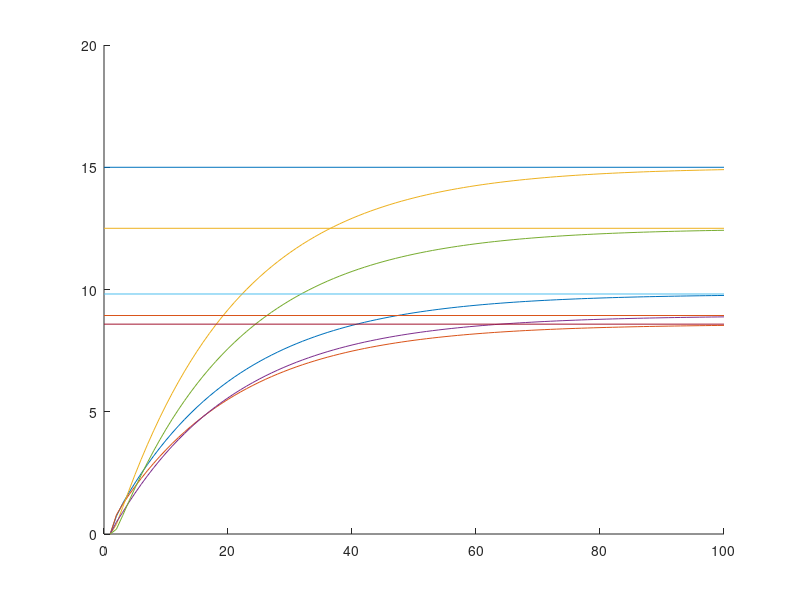

The MATLAB source for this figure:
N = 5;
iter = 100;

A = rand(N);
A(eye(N) == 1) = 0;
sr = max(abs(eig(A)));
A = 0.95 * A/sr;

b = rand(N, 1);


%%
hold all
y = zeros(N, iter);

for i = 2:iter
   y(:, i) = A * y(:, i-1) + b;  
end

plot(y')

%%
newtonsIter = 10;
netwtonsY = zeros(N, newtonsIter);
for i = 2:10
    x = netwtonsY(:, i-1);
    g = A*x + b - x;
    netwtonsY(:, i) = x - inv(A-eye(5))  * g; 
end
solution = netwtonsY(:,2);
plot([0 iter], [solution solution])